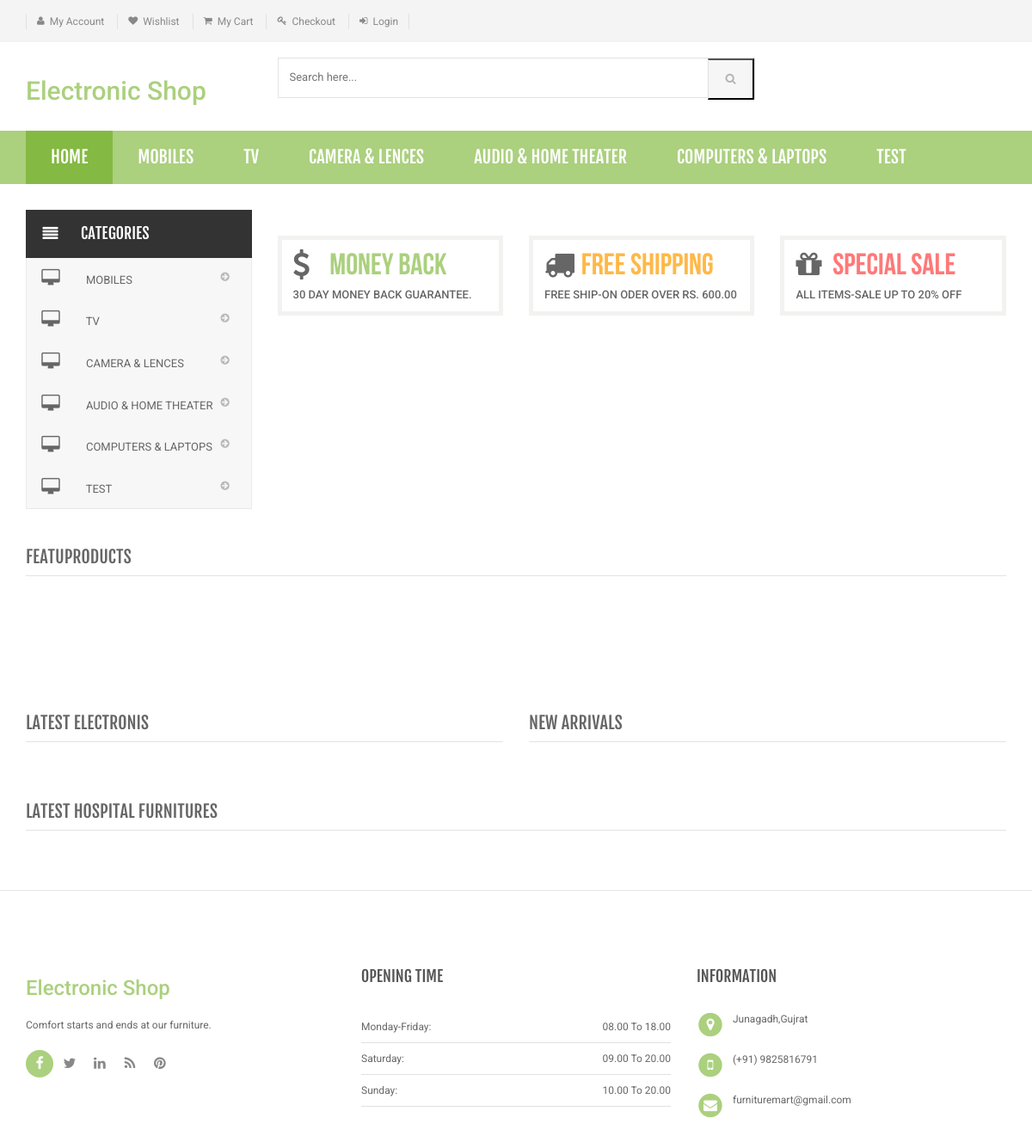
The page / on the database its author committed.
### tables this page shows
CREATE TABLE IF NOT EXISTS `category` (
`id` int(11) NOT NULL,
  `categoryName` varchar(255) DEFAULT NULL,
  `categoryDescription` longtext,
  `creationDate` timestamp NOT NULL DEFAULT CURRENT_TIMESTAMP,
  `updationDate` varchar(255) DEFAULT NULL
);

### index.php (the view, shortened to what this page needs)
<?php
include('includes/config.php');
?>
<!DOCTYPE html>
<html lang="en">
	<head>
	    <link rel="stylesheet" href="assets/css/bootstrap.min.css">
	    <link rel="stylesheet" href="assets/css/main.css">
	    <link rel="stylesheet" href="assets/css/green.css">
	    <link rel="stylesheet" href="assets/css/owl.carousel.css">
		<link rel="stylesheet" href="assets/css/owl.transitions.css">
		<link href="assets/css/lightbox.css" rel="stylesheet">
		<link rel="stylesheet" href="assets/css/animate.min.css">
		<link rel="stylesheet" href="assets/css/rateit.css">
		<link rel="stylesheet" href="assets/css/bootstrap-select.min.css">
		<link rel="stylesheet" href="assets/css/config.css">
		<link href="assets/css/green.css" rel="alternate stylesheet" title="Green color">
		<link href="assets/css/blue.css" rel="alternate stylesheet" title="Blue color">
		<link href="assets/css/red.css" rel="alternate stylesheet" title="Red color">
		<link href="assets/css/orange.css" rel="alternate stylesheet" title="Orange color">
		<link href="assets/css/dark-green.css" rel="alternate stylesheet" title="Darkgreen color">
		<link rel="stylesheet" href="assets/css/font-awesome.min.css">
	</head>
    <body class="cnt-home">
<header class="header-style-1">
<?php include('includes/top-header.php');?>
<?php include('includes/main-header.php');?>
<?php include('includes/menu-bar.php');?>
</header>
<div class="body-content outer-top-xs" id="top-banner-and-menu">
	<div class="container">
		<div class="furniture-container homepage-container">
		<div class="row">
			<div class="col-xs-12 col-sm-12 col-md-3 sidebar">
	<?php include('includes/side-menu.php');?>
			</div>
			<div class="col-xs-12 col-sm-12 col-md-9 homebanner-holder">
<div class="info-boxes wow fadeInUp">
	<div class="info-boxes-inner">
		<div class="row">
			<div class="col-md-6 col-sm-4 col-lg-4">
				<div class="info-box">
					<div class="row">
						<div class="col-xs-2">
						     <i class="icon fa fa-dollar"></i>
						</div>
						<div class="col-xs-10">
							<h4 class="info-box-heading green">money back</h4>
						</div>
					</div>
					<h6 class="text">30 Day Money Back Guarantee.</h6>
				</div>
			</div>
			<div class="hidden-md col-sm-4 col-lg-4">
				<div class="info-box">
					<div class="row">
						<div class="col-xs-2">
							<i class="icon fa fa-truck"></i>
						</div>
						<div class="col-xs-10">
							<h4 class="info-box-heading orange">free shipping</h4>
						</div>
					</div>
					<h6 class="text">free ship-on oder over Rs. 600.00</h6>
				</div>
			</div>
			<div class="col-md-6 col-sm-4 col-lg-4">
				<div class="info-box">
					<div class="row">
						<div class="col-xs-2">
							<i class="icon fa fa-gift"></i>
						</div>
						<div class="col-xs-10">
							<h4 class="info-box-heading red">Special Sale</h4>
						</div>
					</div>
					<h6 class="text">All items-sale up to 20% off </h6>
				</div>
			</div>
		</div>
	</div>
</div>
			</div>
		</div>
		<div id="product-tabs-slider" class="scroll-tabs inner-bottom-vs  wow fadeInUp">
			<div class="more-info-tab clearfix">
			   <h3 class="new-product-title pull-left">FeatuProducts</h3>
			</div>
		</div>
			<div class="sections prod-slider-small outer-top-small">
				<div class="row">
					<div class="col-md-6">
	                   <section class="section">
	                   	<h3 class="section-title">Latest Electronis</h3>
	                   </section>
					</div>
					<div class="col-md-6">
						<section class="section">
							<h3 class="section-title">New Arrivals</h3>
	                   </section>
					</div>
				</div>
			</div>
	<section class="section featured-product inner-xs wow fadeInUp">
		<h3 class="section-title">latest Hospital Furnitures</h3>
		</section>
</div>
</div>
<?php include('includes/footer.php');?>
</body>
</html>

### includes/menu-bar.php (shortened to what this page needs)
<div class="header-nav animate-dropdown">
    <div class="container">
        <div class="yamm navbar navbar-default" role="navigation">
            <div class="nav-bg-class">
                <div class="navbar-collapse collapse" id="mc-horizontal-menu-collapse">
	<div class="nav-outer">
		<ul class="nav navbar-nav">
			<li class="active dropdown yamm-fw">
				<a href="index.php" data-hover="dropdown" class="dropdown-toggle">Home</a>
			</li>
              <?php $sql=mysqli_query($con,"select id,categoryName  from category limit 6");
while($row=mysqli_fetch_array($sql))
{
    ?>
			<li class="dropdown yamm">
				<a href="category.php?cid=<?php echo $row['id'];?>"> <?php echo $row['categoryName'];?></a>
			</li>
			<?php } ?>
		</ul>
		<div class="clearfix"></div>
	</div>
</div>
            </div>
        </div>
    </div>
</div>

### includes/side-menu.php
<div class="side-menu animate-dropdown outer-bottom-xs">
    <div class="head"><i class="icon fa fa-align-justify fa-fw"></i> Categories</div>
    <nav class="yamm megamenu-horizontal" role="navigation">
        <ul class="nav">
            <li class="dropdown menu-item">
              <?php $sql=mysqli_query($con,"select id,categoryName  from category");
while($row=mysqli_fetch_array($sql))
{
    ?>
                <a href="category.php?cid=<?php echo $row['id'];?>" class="dropdown-toggle"><i class="icon fa fa-desktop fa-fw"></i>
                <?php echo $row['categoryName'];?></a>
                <?php }?>
</li>
</ul>
    </nav>
</div>

### assets/css/green.css (style rules this page uses)
a { color: #abd07e; }
.header-style-1 .header-nav { background: #abd07e; }
.cnt-home .header-style-1 .header-nav .navbar .navbar-nav > li.active { background: #84b943; }
.info-box .info-box-heading.green { color: #abd07e; }

### assets/css/lightbox.css (style rules this page uses)
body:after { content: url(../images/close.png) url(../images/loading.gif) url(../images/prev.png) url(../images/next.png); display: none; }

### assets/css/blue.css (style rules this page uses)
a { color: #3498db; }
.header-style-1 .header-nav { background: #3498db; }
.cnt-home .header-style-1 .header-nav .navbar .navbar-nav > li.active { background: #1d6ca1; }
.info-box .info-box-heading.green { color: #3498db; }

### assets/css/red.css (style rules this page uses)
a { color: #ff6c6c; }
.header-style-1 .header-nav { background: #ff6c6c; }
.cnt-home .header-style-1 .header-nav .navbar .navbar-nav > li.active { background: #ff1a1a; }
.info-box .info-box-heading.green { color: #ff6c6c; }

### assets/css/orange.css (style rules this page uses)
a { color: #f39c12; }
.header-style-1 .header-nav { background: #f39c12; }
.cnt-home .header-style-1 .header-nav .navbar .navbar-nav > li.active { background: #ab6c09; }
.info-box .info-box-heading.green { color: #f39c12; }

### assets/css/dark-green.css (style rules this page uses)
a { color: #12cca7; }
.header-style-1 .header-nav { background: #12cca7; }
.cnt-home .header-style-1 .header-nav .navbar .navbar-nav > li.active { background: #0b816a; }
.info-box .info-box-heading.green { color: #12cca7; }

### rows shown on the page
category: categoryName "MOBILES"
category: categoryName "TV"
category: categoryName "CAMERA & LENCES"
category: categoryName "AUDIO & HOME THEATER"
category: categoryName "COMPUTERS & LAPTOPS"
category: categoryName "TEST"
